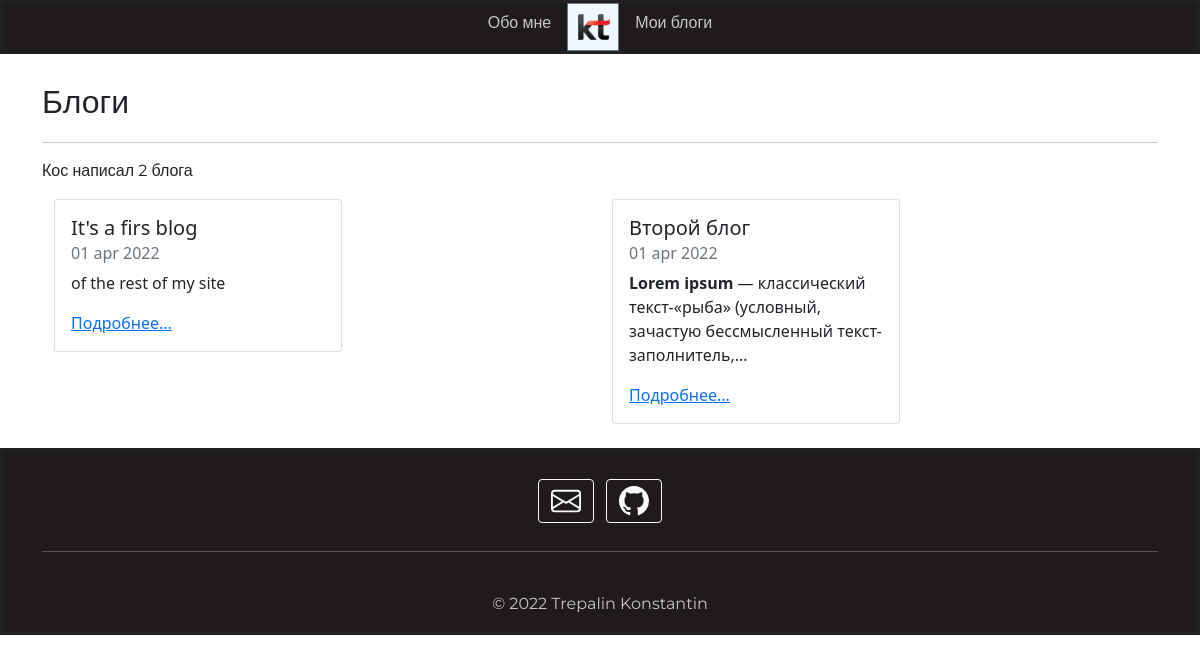
Screenshot of /blog/ with the database file from the repository.
### blog/models.py (models this page shows, shortened)
class Blog(models.Model):
    title = models.CharField(max_length=60)
    publish_date = models.DateField(auto_now_add=True)
    description = models.TextField()

### blog/views.py (the view)
# urls.py: path('', views.all_blogs, name='all_blogs'),
def all_blogs(request):
    blogs_count = Blog.objects.count()
    blogs = Blog.objects.order_by('-publish_date')[:5]
    return render(request, 'blog/all_blogs.html', {'blogs': blogs, 'blogs_count':blogs_count})

### blog/templatetags/ru_pluralize.py (called while the page is built)
@register.filter
def ru_pluralize(value, arg="дурак,дурака,дураков"):
    args = arg.split(",")
    number = abs(int(value))
    a = number % 10
    b = number % 100
    if (a == 1) and (b != 11):
        return args[0]
    elif (a >= 2) and (a <= 4) and ((b < 10) or (b >= 20)):
        return args[1]
    else:
        return args[2]

### blog/templates/blog/all_blogs.html
{% extends 'portfolio/base.html' %}
{% load ru_pluralize %}
{% load static %}
{% block content %}
<p style="font-family: 'Montserrat', sans-serif; font-size: 200%;">Блоги</p>
<hr />
<p style="font-family: 'Montserrat', sans-serif; font-size: 100%;">Кос написал {{ blogs_count }} блог{{ blogs.count|ru_pluralize:",а,ов" }}</h2>
<br>
<div class="container">
  <div class="row">
    {% for blog in blogs %}
      <div class="col">
        <div class="card" style="width: 18rem;">
          <div class="card-body">
            <h5 class="card-title">{{ blog.title }}</h5>
            <h6 class="card-subtitle mb-2 text-muted">{{ blog.publish_date|date:'d M Y'|lower }}</h6>
            <p class="card-text">{{ blog.description|safe|truncatechars:100 }}</p>
            <a href="{% url 'blog:detail' blog.id %}" class="card-link">Подробнее...</a>
          </div>
        </div>
      </div>
    {% endfor %}
  </div>
</div>
<br>
{% endblock%}

### rows the page displays
Blog: title "It's a firs blog", publish_date "01 apr 2022", description "of the rest of my site"
Blog: title "Второй блог", publish_date "01 apr 2022", description "Lorem ipsum — классический текст-«рыба» (условный, зачастую бессмысленный текст-заполнитель,…"

### other values shown
{{ blogs_count }} "2"
{{ blogs.count|ru_pluralize:",а,ов" }} "а"
